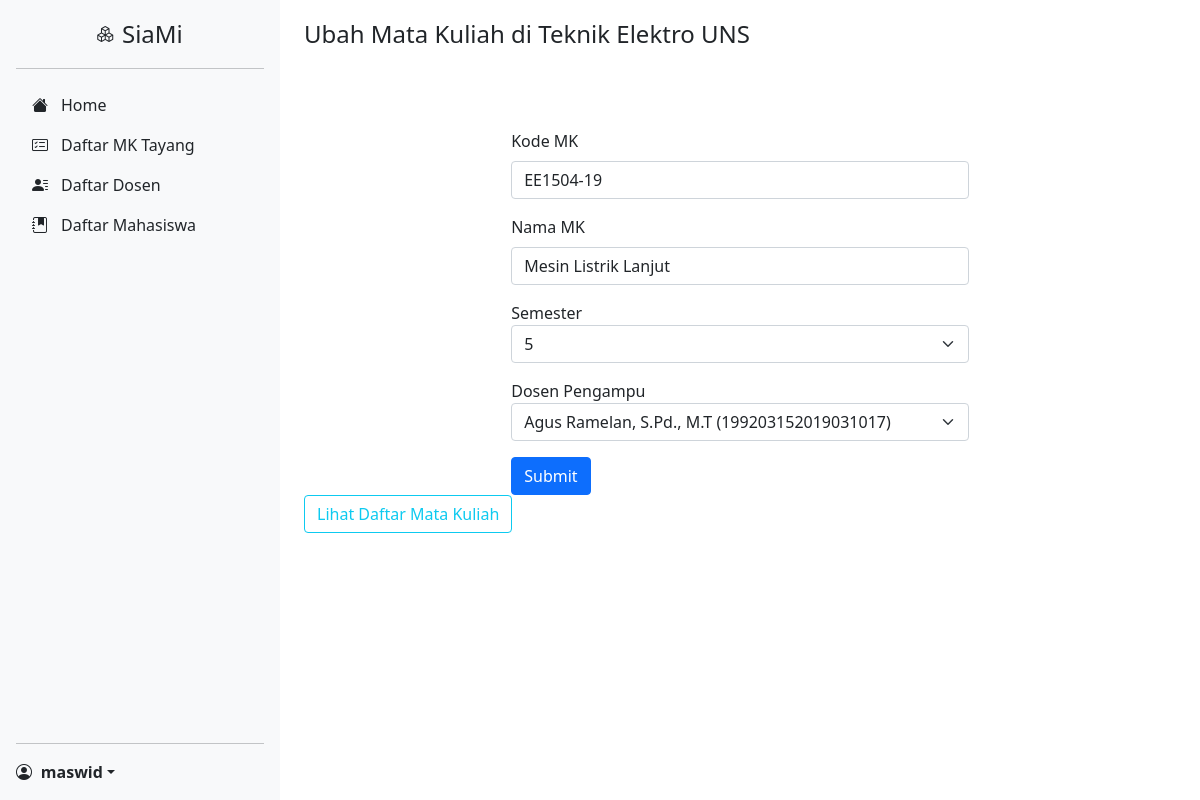
The page /view/admin/adm_ubahmk.php?kode_mk=EE1504-19 (signed in) on the database its author committed.
### tables this page shows
CREATE TABLE `mk` (
  `id` int(11) NOT NULL,
  `kode_mk` varchar(255) NOT NULL,
  `nama_mk` varchar(255) NOT NULL,
  `NIP_pengampu` varchar(255) NOT NULL,
  `semester` int(11) NOT NULL,
  `kategori` varchar(255) NOT NULL,
  `bobot_sks` int(11) NOT NULL
);

CREATE TABLE `dosen` (
  `id` int(11) NOT NULL,
  `nip` varchar(255) NOT NULL,
  `nama` varchar(255) NOT NULL,
  `role_id` int(11) NOT NULL
);

### view/admin/adm_ubahmk.php (the view, shortened to what this page needs)
<?php
require "../../database/connect.php";
if (isset($_GET['kode_mk'])) {
     $kodemk_lama = $_GET['kode_mk'];
     $daftarmk = mysqli_query($conn, "SELECT * FROM mk LEFT JOIN dosen ON mk.NIP_pengampu=dosen.nip WHERE mk.kode_mk = '$kodemk_lama'");
     while ($mk = mysqli_fetch_array($daftarmk)) {
          $nama_mk = $mk["nama_mk"];
          $semester = $mk["semester"];
          $pengampu = $mk["nip"];
          $nama_pengampu = $mk["nama"];
     };
}
include 'layouts/header.php';
?>
          <div class="container">
               <header>
                    <h3>Ubah Mata Kuliah di Teknik Elektro UNS</h3>
               </header>
               <form action="function.php" method="post" enctype="multipart/form-data">
                    <div class="mb-3">
                         <label for="kode_mk" class="form-label">Kode MK</label>
                         <input type="text" class="form-control" id="kode_mk" name="kode_mk" required value="<?= $kodemk_lama ?>">
                    </div>
                    <div class="mb-3">
                         <label for="nama_mk" class="form-label">Nama MK</label>
                         <input type="text" class="form-control" id="nama_mk" name="nama_mk" required value="<?= $nama_mk ?> ">
                    </div>
                    <div class="mb-3">
                         <label for="pengampu">Semester</label>
                         <select class="form-select" name="semester" >
                              <option selected value="<?= $semester ?>"><?= $semester ?></option>
                         </select>
                    </div>
                    <div class="mb-3">
                         <label for="pengampu">Dosen Pengampu</label>
                         <select class="form-select" name="pengampu" >
                              <option selected value="<?= $pengampu?>"> <?= $nama_pengampu. " (" . $pengampu . ")"?> </option>
                              <?php
                              var_dump($pengampu);
                              ?>
                         </select>
                    </div>
                    <button type="submit" name="ubah" class="btn btn-primary">Submit</button>
               </form>
               <a class="btn btn-outline-info" href="adm_daftarmk.php">Lihat Daftar Mata Kuliah</a>
          </div>
<?php
include 'layouts/footer.php';
?>

### css/daftarmk.css (style rules this page uses)
body { min-height: 100vh; min-height: -webkit-fill-available; }
html { height: -webkit-fill-available; }
header { margin-top: 20px; margin-bottom: 20px; }
.h3, h3 { font-size: calc(1.275rem + 0.3vw) !important; }

### view/admin/layouts/header.php (style rules this page uses)
form { width: 50ch; margin-left: auto; margin-right: auto; margin-top: 10vh; }

### rows shown on the page
mk: nama_mk "Mesin Listrik Lanjut", semester "5", pengampu "Agus Ramelan, S.Pd., M.T (199203152019031017)"

### other values the page prints
$_SESSION["nama"] "maswid"
